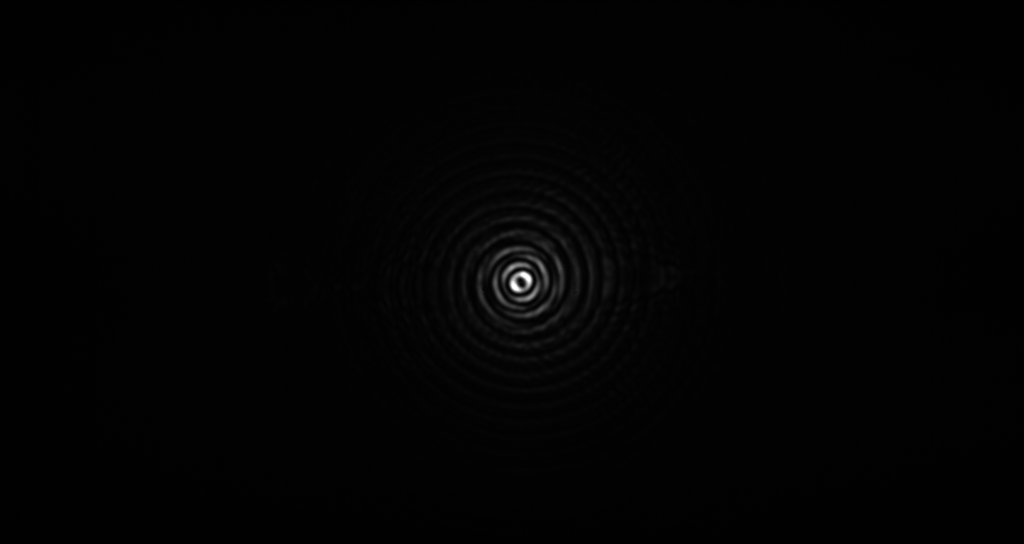
%> input picture Example-OriginalImage.png, 2048 x 1088 px (shown at 1/2 size)
$ octave ImageCentreResize.m   (GNU Octave 9; MATLAB toolbox functions it lacks are replaced by stand-ins)
%> lines starting %> are read from the running program, lines starting %| are printed output that depends on the picture; in (x1, y1, x2, y2) boxes, pixels count from 0 and x2, y2 are one past the last pixel; in counts of white or black regions, pixels touching at a corner belong together; the program's own positions count from 1
% To find the beam centre on captured images and resize the image before
% calculating the orientation of petals
% Written By Zhenyu Wan (z.wan.1@research.gla.ac.uk)
% length unit: m

close all
clear

%% Input Parameter
CutN = 250;   % pixel numbers of clipping
N = 1000;     % resized pixel numbers

FeaturePoints = 2;  % number of feature points (ex. the petals)
Select = 0;         % 1 for self-choosing regions; 0 for not
Threshold = 200;    % remove the background noise under the threshold
Ibindex = 100;       % for 'bwareaopen' function

AdjX = 0;           % additional centre adjustment (pixels)
AdjY = 0;           % additional centre adjustment (pixels)

%% Preparing
ImageAddress = '.\';
SaveAddress = '.\';
ImageName = 'Example-OriginalImage.png';
SaveName = 'Example-CentreResizedImage.png';
ImageRead = strcat(ImageAddress,ImageName);
InitialImg = imread(ImageRead);
%> InitialImg is the input picture: size 1088x2048 uint8; min 0, max 255, mean 2.6

%% Find beam centre
% Imaging processing for removing outer rings
Ib = imadjust(InitialImg,[Threshold/255 1],[0 1],0.2);
Ib(Ib<Threshold) = 0;
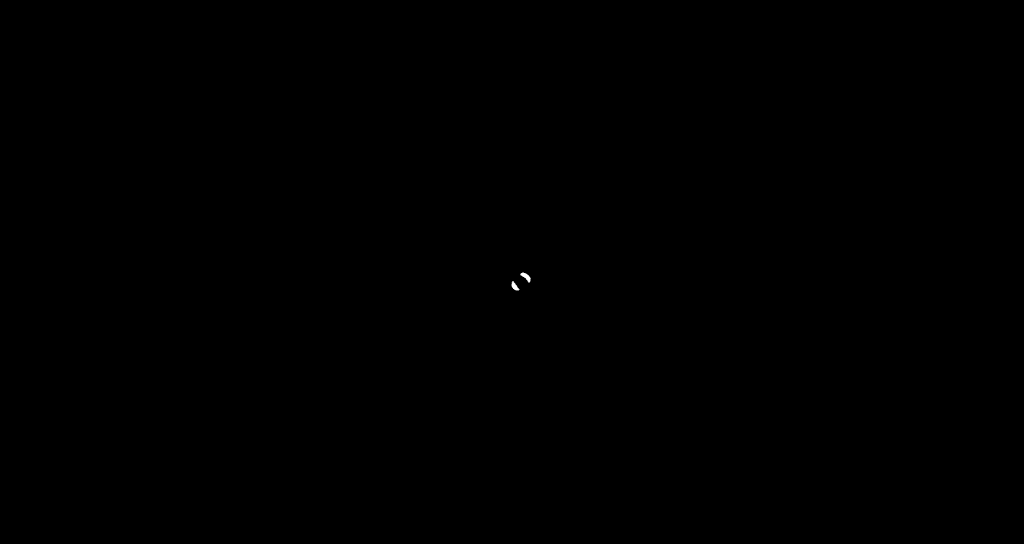
%> Ib: size 1088x2048 uint8 (shown at 1/2 size); min 0, max 255, mean 0; mean of the top-left, top-right, bottom-left and bottom-right quarters 0, 0, 0, 0.2

Ib = imbinarize(Ib);      % Binaryzation
%> Ib: size 1088x2048 logical; 0.02% white; 2 white regions, box (x1, y1, x2, y2) and area: (1040, 545, 1062, 566) 201, (1023, 562, 1039, 581) 163
Ib = bwareaopen(Ib,Ibindex);  % remove light areas with pixel numbers below Ibindex

if Select == 1
    Ib = bwselect(Ib); imshow(Ib);
end
Ib = imfill(Ib,'holes');      % fill hole space

% find centroid of each petal area
Centroid = regionprops(Ib, 'Centroid');
%> Centroid = 2 regions; Centroid: [1030.1 573.4], [1052.8 554.2]
if size(Centroid,1) == FeaturePoints
   Petals = cat(1,Centroid.Centroid);
%> Petals = [1030.1 573.4; 1052.8 554.2]
else
    disp('Check the Threshold or FeaturePoints and rerun program');
end
BeamCentre = mean(Petals,1);
%> BeamCentre = [1041.5 563.8]

figure('color','w','position',[100 100 600 600]);
subplot(2,1,1)
imagesc(InitialImg);
colormap gray; axis image; axis off;
subplot(2,1,2)
imagesc(Ib);
hold on
plot(Petals(:,1),Petals(:,2),'r.','MarkerSize',10);
plot(BeamCentre(1),BeamCentre(2),'r.','MarkerSize',10);
colormap gray; axis image; axis off;
%> after `axis off`:
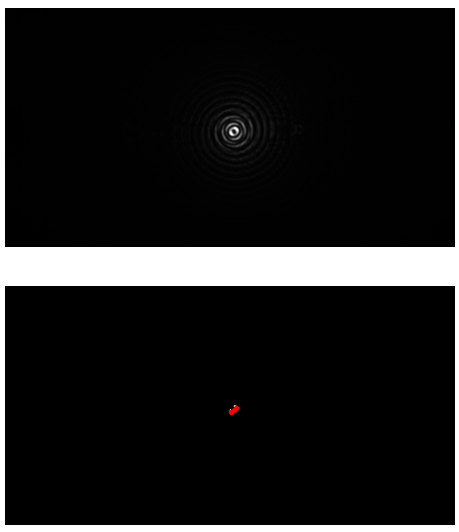
%> figure redrawn from the program's plot data, 2 panels
hold off

%% Image cut
BeamCentre = round(BeamCentre)+[AdjY AdjX];
%> BeamCentre = [1041 564]
OutputImg = InitialImg(BeamCentre(2)-CutN/2:BeamCentre(2)+CutN/2-1,BeamCentre(1)-CutN/2:BeamCentre(1)+CutN/2-1); % image cut
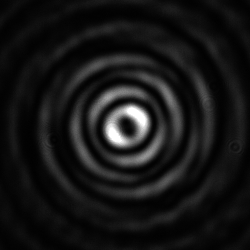
%> OutputImg: size 250x250 uint8; min 1, max 255, mean 21.9
if N ~= CutN
    OutputImg = imresize(OutputImg,[N N]);
%> OutputImg: size 1000x1000 uint8
end

% Image processing ------------------------------
% (1) DCT low-pass spatial frequency filtering
HighRate = 1/12;
LowRate = 1/5000;
OutputImgAdj = Image_SpatialFrequencyFiltering(OutputImg,HighRate,LowRate);
% (2) gray scale adjust with gray contrast enhancement (imadjust)
OutputImgAdj = im2double(OutputImgAdj)/255;
OutputImgAdj = imadjust(OutputImgAdj,[0.04 1],[0 1],1);

figure('color','w','position',[800 50 300 700]);
subplot(2,1,1)
imagesc(OutputImg); colormap gray; axis image; axis off;
subplot(2,1,2)
imagesc(OutputImgAdj); colormap gray; axis image; axis off;

filename = strcat(SaveAddress,SaveName);
imwrite(OutputImgAdj,filename,'png');

function Image_Filtered = Image_SpatialFrequencyFiltering(Image_2D,HighRate,LowRate)
%> called with HighRate = 0.0833, LowRate = 0.0002
    % To make spatial-frequency filtering to an 2D image
    % Image_2D: input Image (M*N matrix)
    % HighRate: spatial-frequency upper limit rate (takes 0~1)
    % LowRate: spatial-frequency lower limit rate (takes 0~1) (LowRate<HighRate)
    % Image_Filtered: output image after spatial-frequency filtering
    DCT_Image_2D = dct2(Image_2D);     % Discrete Cosine Transformation
    [m,n] = size(DCT_Image_2D);        % size of image
%> m = 1000; n = 1000
    Filter = zeros(m,n);
    Filter(1+floor(m*LowRate):ceil(m*HighRate),1+floor(n*LowRate):ceil(n*HighRate)) = 1;
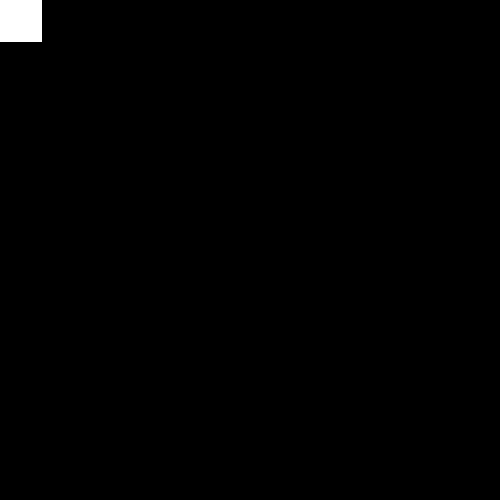
%> Filter: size 1000x1000 double (shown at 1/2 size); values 0 (black) and 1 (white), 0.71% white; 1 white region, box (x1, y1, x2, y2) and area: (0, 0, 84, 84) 7056
    DCT_Image_2D_filtering = DCT_Image_2D.*Filter;
    Image_Filtered = idct2(DCT_Image_2D_filtering);
end
